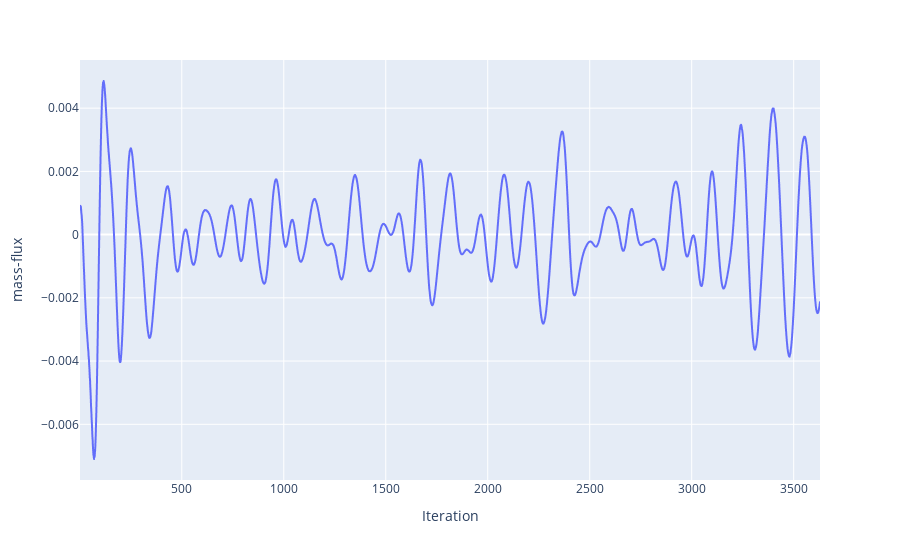

Notebook source saved alongside this figure:
### Markdown cell above
### Mass Flow Residuals

### Code cell
fig = px.line(mass_flux_df,x ='Iteration',y='mass-flux')
fig.show()

### Figure 1 — Plotly figure (JSON) as saved in the notebook; plotly's stock layout.template omitted (floating-point values rounded to 4 significant figures; data arrays with more than 128 entries replaced by an {"elided": "..."} marker saying what was removed)
{"data": [{"hovertemplate": "Iteration=%{x}<br>mass-flux=%{y}<extra></extra>", "legendgroup": "", "line": {"color": "#636efa", "dash": "solid"}, "mode": "lines", "name": "", "showlegend": false, "type": "scattergl", "x": {"elided": "3629 int values"}, "xaxis": "x", "y": {"elided": "3629 float values"}, "yaxis": "y"}], "layout": {"legend": {"tracegroupgap": 0}, "margin": {"t": 60}, "xaxis": {"anchor": "y", "domain": [0.0, 1.0], "title": {"text": "Iteration"}}, "yaxis": {"anchor": "x", "domain": [0.0, 1.0], "title": {"text": "mass-flux"}}}}
